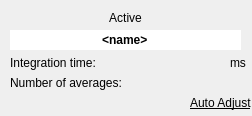
<?xml version="1.0" encoding="UTF-8"?>
<ui version="4.0">
 <class>PanelItem_Pol</class>
 <widget class="QWidget" name="PanelItem_Pol">
  <property name="geometry">
   <rect>
    <x>0</x>
    <y>0</y>
    <width>252</width>
    <height>116</height>
   </rect>
  </property>
  <property name="sizePolicy">
   <sizepolicy hsizetype="Fixed" vsizetype="Fixed">
    <horstretch>0</horstretch>
    <verstretch>0</verstretch>
   </sizepolicy>
  </property>
  <property name="minimumSize">
   <size>
    <width>0</width>
    <height>0</height>
   </size>
  </property>
  <property name="windowTitle">
   <string>Form</string>
  </property>
  <widget class="QLabel" name="label">
   <property name="geometry">
    <rect>
     <x>10</x>
     <y>50</y>
     <width>120</width>
     <height>25</height>
    </rect>
   </property>
   <property name="font">
    <font>
     <weight>50</weight>
     <bold>false</bold>
    </font>
   </property>
   <property name="text">
    <string>Integration time:</string>
   </property>
   <property name="alignment">
    <set>Qt::AlignLeading|Qt::AlignLeft|Qt::AlignVCenter</set>
   </property>
  </widget>
  <widget class="QLabel" name="label_2">
   <property name="geometry">
    <rect>
     <x>10</x>
     <y>70</y>
     <width>120</width>
     <height>25</height>
    </rect>
   </property>
   <property name="font">
    <font>
     <weight>50</weight>
     <bold>false</bold>
    </font>
   </property>
   <property name="text">
    <string>Number of averages:</string>
   </property>
   <property name="alignment">
    <set>Qt::AlignLeading|Qt::AlignLeft|Qt::AlignVCenter</set>
   </property>
  </widget>
  <widget class="QLabel" name="label_saturatedPixels">
   <property name="geometry">
    <rect>
     <x>10</x>
     <y>90</y>
     <width>120</width>
     <height>25</height>
    </rect>
   </property>
   <property name="font">
    <font>
     <weight>50</weight>
     <bold>false</bold>
    </font>
   </property>
   <property name="text">
    <string>&lt;saturated pixels&gt;</string>
   </property>
   <property name="alignment">
    <set>Qt::AlignLeading|Qt::AlignLeft|Qt::AlignVCenter</set>
   </property>
  </widget>
  <widget class="QLabel" name="label_timeBase">
   <property name="geometry">
    <rect>
     <x>230</x>
     <y>50</y>
     <width>20</width>
     <height>25</height>
    </rect>
   </property>
   <property name="text">
    <string>ms</string>
   </property>
   <property name="alignment">
    <set>Qt::AlignLeading|Qt::AlignLeft|Qt::AlignVCenter</set>
   </property>
  </widget>
  <widget class="ClickableLabel" name="label_integrationTime">
   <property name="geometry">
    <rect>
     <x>170</x>
     <y>50</y>
     <width>50</width>
     <height>25</height>
    </rect>
   </property>
   <property name="font">
    <font>
     <underline>true</underline>
    </font>
   </property>
   <property name="cursor">
    <cursorShape>PointingHandCursor</cursorShape>
   </property>
   <property name="text">
    <string>&lt;value&gt;</string>
   </property>
   <property name="alignment">
    <set>Qt::AlignRight|Qt::AlignTrailing|Qt::AlignVCenter</set>
   </property>
  </widget>
  <widget class="ClickableLabel" name="label_numberOfAverages">
   <property name="geometry">
    <rect>
     <x>170</x>
     <y>70</y>
     <width>50</width>
     <height>25</height>
    </rect>
   </property>
   <property name="font">
    <font>
     <underline>true</underline>
    </font>
   </property>
   <property name="cursor">
    <cursorShape>PointingHandCursor</cursorShape>
   </property>
   <property name="text">
    <string>&lt;value&gt;</string>
   </property>
   <property name="alignment">
    <set>Qt::AlignRight|Qt::AlignTrailing|Qt::AlignVCenter</set>
   </property>
  </widget>
  <widget class="QLineEdit" name="lineEdit_name">
   <property name="geometry">
    <rect>
     <x>10</x>
     <y>30</y>
     <width>231</width>
     <height>20</height>
    </rect>
   </property>
   <property name="sizePolicy">
    <sizepolicy hsizetype="Fixed" vsizetype="Fixed">
     <horstretch>0</horstretch>
     <verstretch>0</verstretch>
    </sizepolicy>
   </property>
   <property name="font">
    <font>
     <weight>75</weight>
     <bold>true</bold>
    </font>
   </property>
   <property name="text">
    <string>&lt;name&gt;</string>
   </property>
   <property name="maxLength">
    <number>24</number>
   </property>
   <property name="frame">
    <bool>false</bool>
   </property>
   <property name="alignment">
    <set>Qt::AlignCenter</set>
   </property>
  </widget>
  <widget class="ClickableLabel" name="label_autoAdjust">
   <property name="geometry">
    <rect>
     <x>190</x>
     <y>90</y>
     <width>71</width>
     <height>25</height>
    </rect>
   </property>
   <property name="font">
    <font>
     <underline>true</underline>
    </font>
   </property>
   <property name="cursor">
    <cursorShape>PointingHandCursor</cursorShape>
   </property>
   <property name="text">
    <string>Auto Adjust</string>
   </property>
   <property name="alignment">
    <set>Qt::AlignLeading|Qt::AlignLeft|Qt::AlignVCenter</set>
   </property>
  </widget>
  <widget class="QLabel" name="label_ActiveSpec_Pol">
   <property name="geometry">
    <rect>
     <x>0</x>
     <y>10</y>
     <width>251</width>
     <height>16</height>
    </rect>
   </property>
   <property name="text">
    <string>Active</string>
   </property>
   <property name="alignment">
    <set>Qt::AlignCenter</set>
   </property>
  </widget>
 </widget>
 <customwidgets>
  <customwidget>
   <class>ClickableLabel</class>
   <extends>QLabel</extends>
   <header>clickablelabel.h</header>
  </customwidget>
 </customwidgets>
 <resources/>
 <connections/>
</ui>
